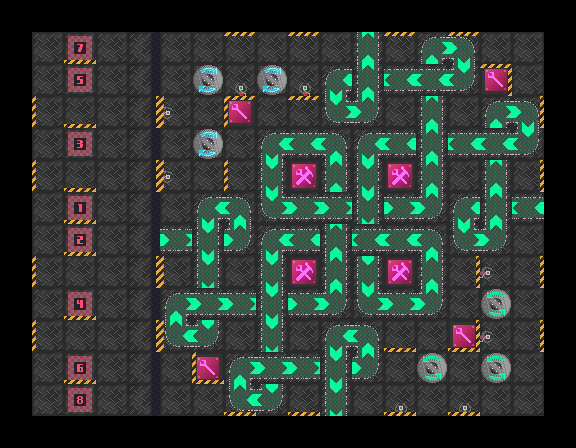

Tiled map render using the project's own tile images. Description and the map definition, with tile-layer contents summarised, below:
An orthogonal 18x14 tile map with 32x32 px tiles, 5 tile layers (floor, belts, lasers, walls, ...).

<map version="1.2" tiledversion="1.2.2" orientation="orthogonal" renderorder="right-down" width="18" height="14" tilewidth="32" tileheight="32" infinite="0" nextlayerid="34" nextobjectid="1">
 <tileset firstgid="1" source="roborallyTextures.tsx" />
 <layer id="26" name="floor" width="18" height="14">
  <data>[252 cells, 192 non-empty, 4 distinct tile ids]</data>
 </layer>
 <layer id="27" name="belts" width="18" height="14">
  <data>[252 cells, 82 non-empty, 14 distinct tile ids]</data>
 </layer>
 <layer id="28" name="lasers" width="18" height="14">
  <data>[252 cells, 8 non-empty, 2 distinct tile ids]</data>
 </layer>
 <layer id="29" name="walls" width="18" height="14" locked="1">
  <data>[252 cells, 39 non-empty, 8 distinct tile ids]</data>
 </layer>
 <layer id="31" name="start" width="18" height="14" locked="1">
  <data>[252 cells, 8 non-empty, 8 distinct tile ids]</data>
 </layer>
</map>
